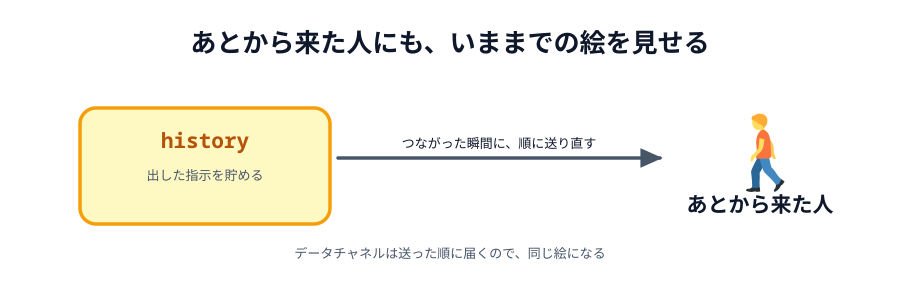

Source code (Python):
# 00-thumbnail.svg
# スキーマ: CONTAINER（history に貯める）+ SOURCE-PATH-GOAL（送り直す）

import sys
sys.path.insert(0, "/Users/seekseep/.claude/skills/genfig")
from genfig import Canvas, PALETTE

c = Canvas(900, 290)
c.text(450, 52, "あとから来た人にも、いままでの絵を見せる", scale="xl")

c.sticky(80, 108, 250, 116, color="yellow")
c.text(205, 148, "history", scale="lg", font="technical", fill=PALETTE["yellow"]["text"])
c.text(205, 180, "出した指示を貯める", scale="sm")
c.node(760, 160, "あとから来た人", emoji_cp="1f6b6", w=170, h=80)
c.connector(338, 158, 660, 158, label="つながった瞬間に、順に送り直す", label_scale="sm")
c.text(450, 258, "データチャネルは送った順に届くので、同じ絵になる", scale="sm")

c.save("00-thumbnail.svg")
